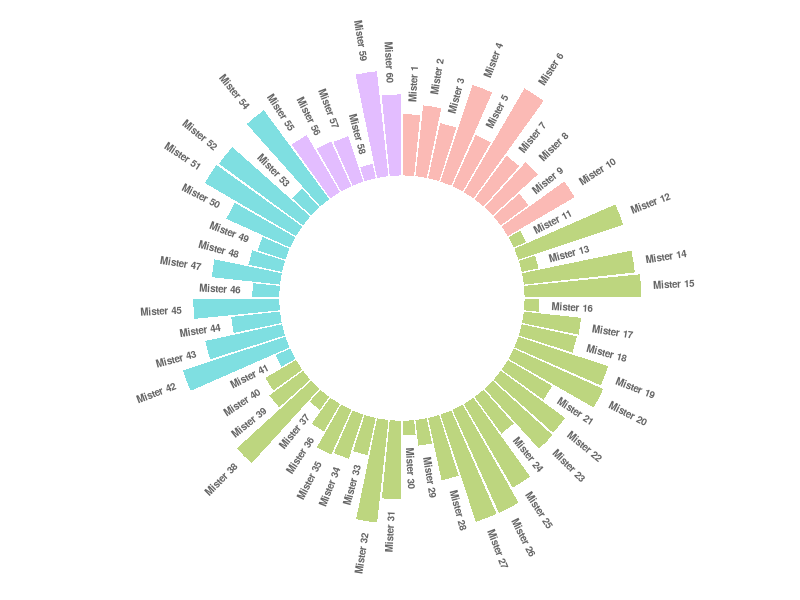
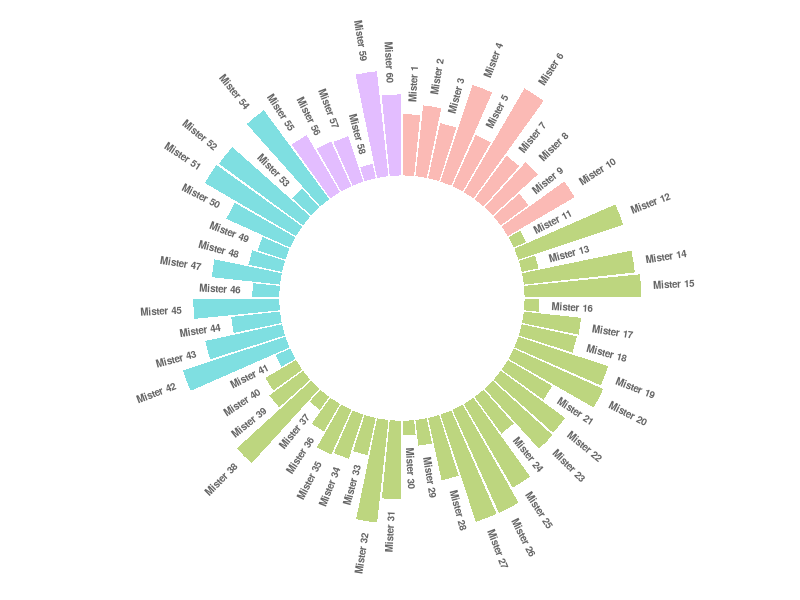

The R script that drew these images, in order:
## ---- chunk 1


# library
library(tidyverse)
 
# Create dataset
data <- data.frame(
  individual=paste( "Mister ", seq(1,60), sep=""),
  group=c( rep('A', 10), rep('B', 30), rep('C', 14), rep('D', 6)) ,
  value=sample( seq(10,100), 60, replace=T)
)
 
# Set a number of 'empty bar' to add at the end of each group
empty_bar <- 4
to_add <- data.frame( matrix(NA, empty_bar*nlevels(data$group), ncol(data)) )
colnames(to_add) <- colnames(data)
to_add$group <- rep(levels(data$group), each=empty_bar)
data <- rbind(data, to_add)
data <- data %>% arrange(group)
data$id <- seq(1, nrow(data))
 
# Get the name and the y position of each label
label_data <- data
number_of_bar <- nrow(label_data)
angle <- 90 - 360 * (label_data$id-0.5) /number_of_bar     # I substract 0.5 because the letter must have the angle of the center of the bars. Not extreme right(1) or extreme left (0)
label_data$hjust <- ifelse( angle < -90, 1, 0)
label_data$angle <- ifelse(angle < -90, angle+180, angle)
 
# Make the plot
p <- ggplot(data, aes(x=as.factor(id), y=value, fill=group)) +       # Note that id is a factor. If x is numeric, there is some space between the first bar
  geom_bar(stat="identity", alpha=0.5) +
  ylim(-100,120) +
  theme_minimal() +
  theme(
    legend.position = "none",
    axis.text = element_blank(),
    axis.title = element_blank(),
    panel.grid = element_blank(),
    plot.margin = unit(rep(-1,4), "cm") 
  ) +
  coord_polar() + 
  geom_text(data=label_data, aes(x=id, y=value+10, label=individual, hjust=hjust), color="black", fontface="bold",alpha=0.6, size=2.5, angle= label_data$angle, inherit.aes = FALSE ) 
 
p


## ---- chunk 2
p
